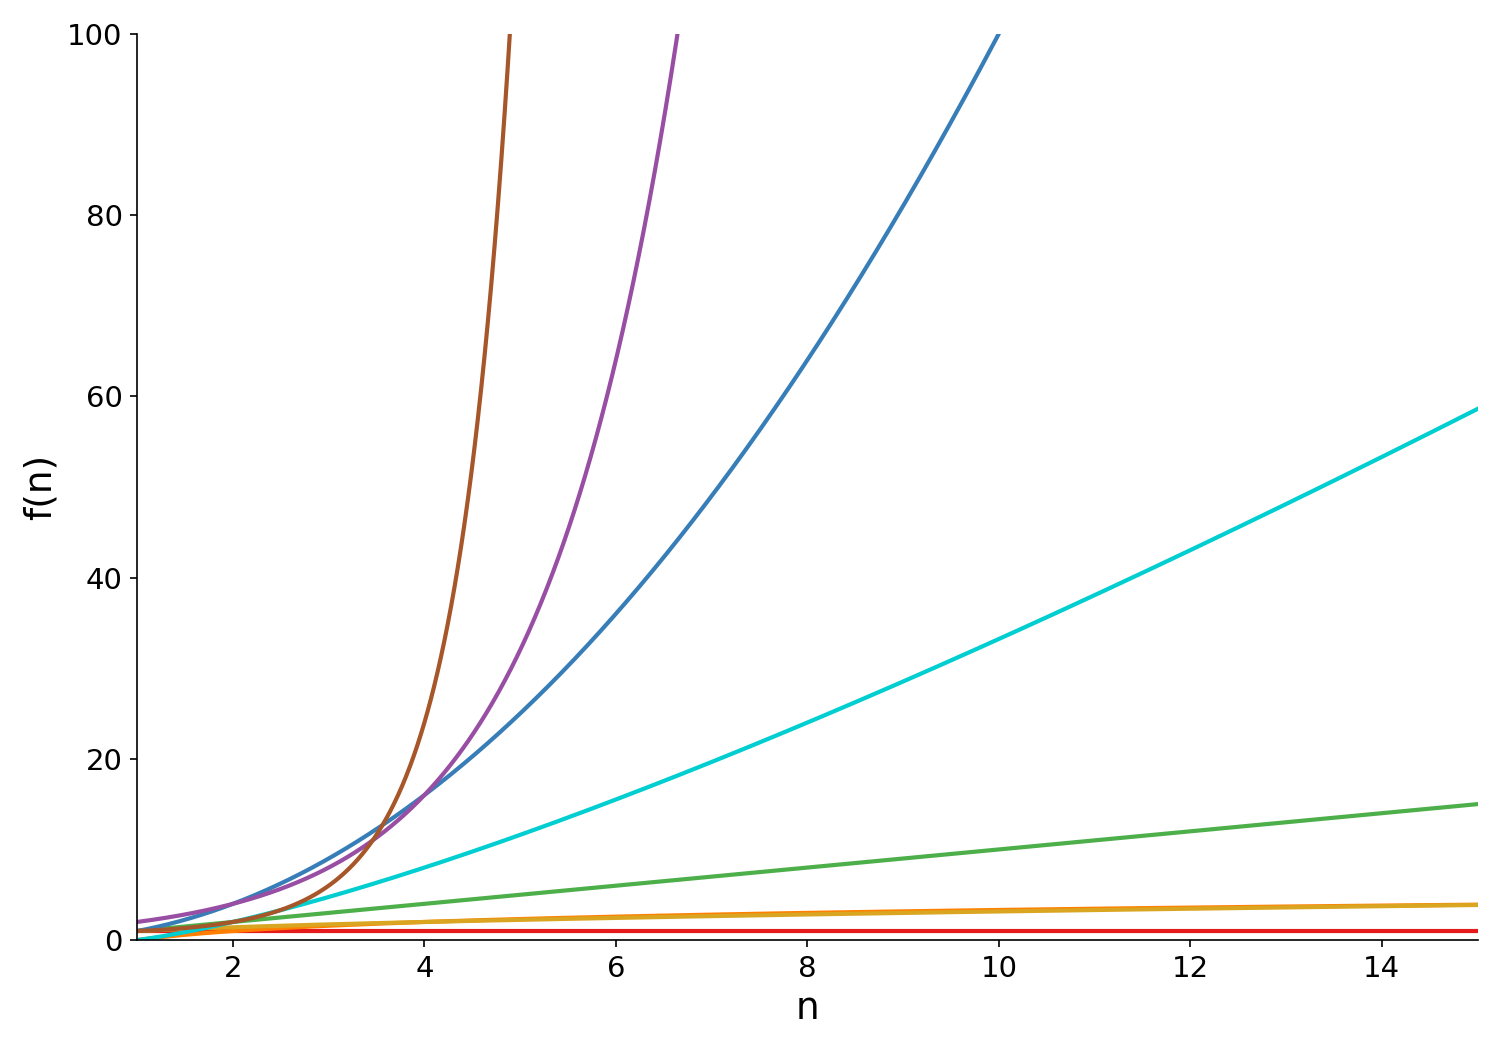

Reproduce this figure in Python.
import numpy as np
import matplotlib.pyplot as plt
from scipy.special import gamma

n = np.linspace(1, 15, 2000)

colors = [
    '#e41a1c',  # red
    '#ff7f00',  # orange
    '#daa520',  # goldenrod
    '#4daf4a',  # green
    '#00ced1',  # dark turquoise
    '#377eb8',  # blue
    '#984ea3',  # purple
    '#a65628',  # brown
]

# --- Main graph: all 8 functions ---
fig1, ax1 = plt.subplots(figsize=(10, 7))

ax1.plot(n, np.ones_like(n),    color=colors[0], linewidth=2)
ax1.plot(n, np.log2(n),         color=colors[1], linewidth=2)
ax1.plot(n, np.sqrt(n),         color=colors[2], linewidth=2)
ax1.plot(n, n,                  color=colors[3], linewidth=2)
ax1.plot(n, n * np.log2(n),    color=colors[4], linewidth=2)
ax1.plot(n, n ** 2,             color=colors[5], linewidth=2)
ax1.plot(n, 2 ** n,             color=colors[6], linewidth=2)
ax1.plot(n, gamma(n + 1),       color=colors[7], linewidth=2)  # n! via gamma function

ax1.set_xlim(1, 15)
ax1.set_ylim(0, 100)
ax1.set_xlabel('n', fontsize=18)
ax1.set_ylabel('f(n)', fontsize=18)
ax1.tick_params(labelsize=14)
ax1.spines['top'].set_visible(False)
ax1.spines['right'].set_visible(False)

fig1.tight_layout()
fig1.savefig('orders_of_growth.png', dpi=150)

# --- Zoom-in graph: just O(1) and O(log n) ---
fig2, ax2 = plt.subplots(figsize=(10, 7))

ax2.plot(n, np.ones_like(n), color=colors[0], linewidth=2)
ax2.plot(n, np.log2(n),      color=colors[1], linewidth=2)

ax2.set_xlim(1, 15)
ax2.set_ylim(0, 10)
ax2.set_xlabel('n', fontsize=18)
ax2.set_ylabel('f(n)', fontsize=18)
ax2.tick_params(labelsize=14)
ax2.spines['top'].set_visible(False)
ax2.spines['right'].set_visible(False)

fig2.tight_layout()
fig2.savefig('orders_of_growth_const_log.png', dpi=150)

plt.show()

# --- Takeover graph: 100n vs 0.5n^2 ---
n3 = np.linspace(0, 250, 2000)

fig3, ax3 = plt.subplots(figsize=(10, 7))

ax3.plot(n3, 100 * n3,       color='#377eb8', linewidth=2)
ax3.plot(n3, 0.5 * n3 ** 2,  color='#e41a1c', linewidth=2)

ax3.set_xlim(0, 250)
ax3.set_ylim(0, 35000)
ax3.set_xlabel('n', fontsize=18)
ax3.set_ylabel('f(n)', fontsize=18)
ax3.tick_params(labelsize=14)
ax3.spines['top'].set_visible(False)
ax3.spines['right'].set_visible(False)

fig3.tight_layout()
fig3.savefig('orders_of_growth_takeover.png', dpi=150)
plt.show()
